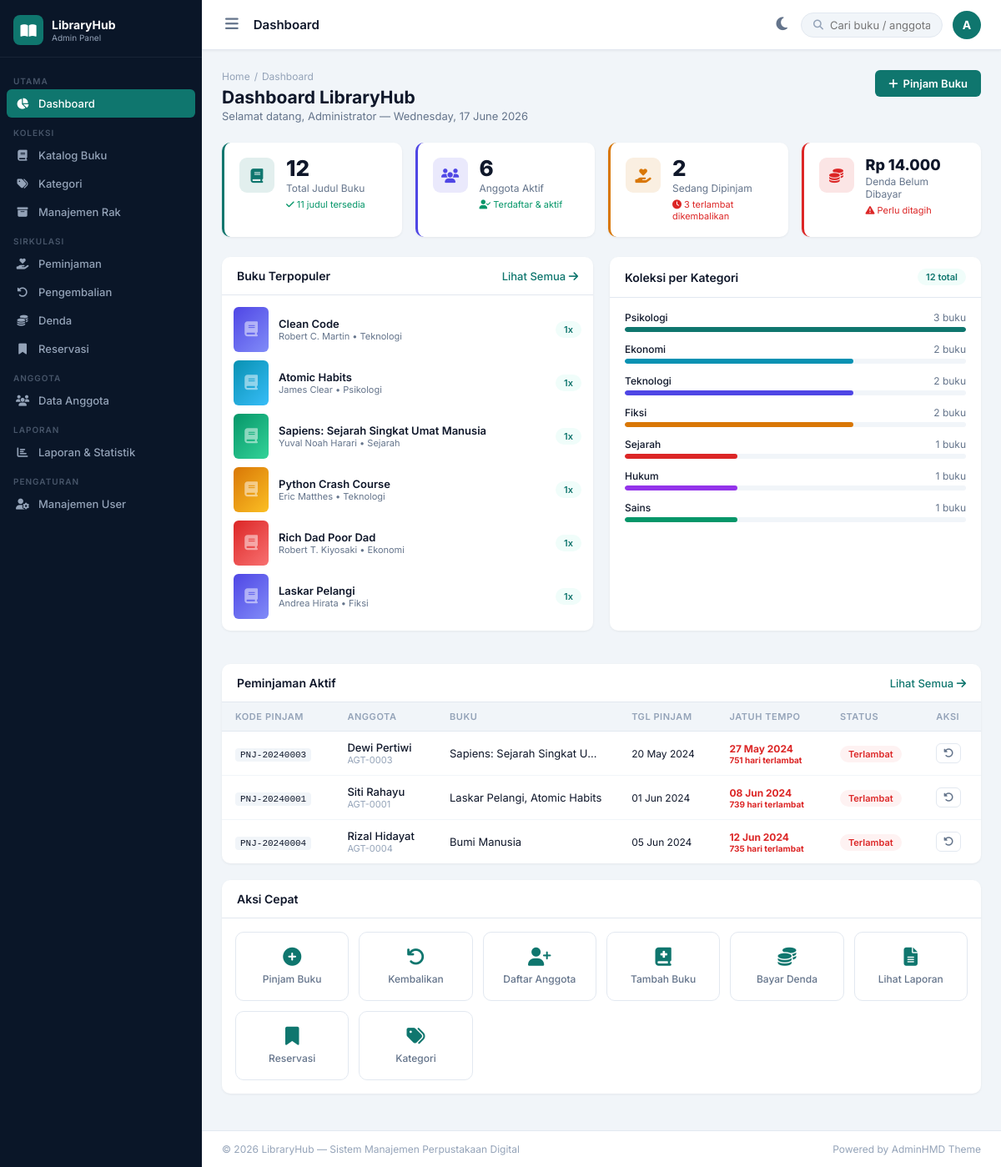
/index.php (signed in), run on the app's committed database.
### tables this page shows
CREATE TABLE peminjaman (
    id INT AUTO_INCREMENT PRIMARY KEY,
    kode_pinjam VARCHAR(20) NOT NULL UNIQUE,
    anggota_id INT NOT NULL,
    petugas_id INT,
    tgl_pinjam DATE NOT NULL,
    tgl_kembali_rencana DATE NOT NULL,
    tgl_kembali_aktual DATE,
    status ENUM('dipinjam','dikembalikan','terlambat','hilang') DEFAULT 'dipinjam',
    denda INT DEFAULT 0,
    catatan TEXT,
    created_at TIMESTAMP DEFAULT CURRENT_TIMESTAMP,
    FOREIGN KEY (anggota_id) REFERENCES anggota(id),
    FOREIGN KEY (petugas_id) REFERENCES users(id) ON DELETE SET NULL
);

CREATE TABLE anggota (
    id INT AUTO_INCREMENT PRIMARY KEY,
    no_anggota VARCHAR(20) NOT NULL UNIQUE,
    user_id INT,
    nama VARCHAR(100) NOT NULL,
    nik VARCHAR(20),
    tempat_lahir VARCHAR(50),
    tgl_lahir DATE,
    jenis_kelamin ENUM('L','P'),
    alamat TEXT,
    no_hp VARCHAR(20),
    email VARCHAR(100),
    jenis_anggota ENUM('siswa','mahasiswa','umum','guru','dosen') DEFAULT 'umum',
    instansi VARCHAR(100),
    tgl_daftar DATE DEFAULT (CURDATE()),
    tgl_aktif_sampai DATE,
    foto VARCHAR(255),
    status ENUM('aktif','nonaktif','ditangguhkan') DEFAULT 'aktif',
    created_at TIMESTAMP DEFAULT CURRENT_TIMESTAMP,
    FOREIGN KEY (user_id) REFERENCES users(id) ON DELETE SET NULL
);

### includes/auth.php (called while the page is built, shortened)
<?php
require_once __DIR__ . '/config.php';
function currentUser(): array {
    return ['id'=>$_SESSION['user_id']??null,'nama'=>$_SESSION['user_nama']??'','role'=>$_SESSION['user_role']??''];
}
function e(mixed $s): string { return htmlspecialchars((string)$s, ENT_QUOTES, 'UTF-8'); }

### includes/config.php (called while the page is built, shortened)
<?php
function rupiah(int $n): string {
    return 'Rp ' . number_format($n, 0, ',', '.');
}

### index.php (the view)
<?php
$pageTitle = 'Dashboard'; $activeMenu = 'dashboard'; $depth = '';
require_once __DIR__.'../includes/header.php';
$db = getDB();
$totalBuku      = $db->query("SELECT COUNT(*) FROM buku")->fetchColumn();
$totalAnggota   = $db->query("SELECT COUNT(*) FROM anggota WHERE status='aktif'")->fetchColumn();
$sedangDipinjam = $db->query("SELECT COUNT(*) FROM peminjaman WHERE status='dipinjam'")->fetchColumn();
$terlambat      = $db->query("SELECT COUNT(*) FROM peminjaman WHERE status='terlambat' OR (status='dipinjam' AND tgl_kembali_rencana < CURDATE())")->fetchColumn();
$dendaBelumBayar= $db->query("SELECT COALESCE(SUM(jumlah),0) FROM denda WHERE status='belum_bayar'")->fetchColumn();
$totalJudulTersedia = $db->query("SELECT COUNT(*) FROM buku WHERE jumlah_tersedia > 0")->fetchColumn();
$populer = $db->query("
  SELECT b.judul, b.pengarang, b.kode_buku, COUNT(pd.id) AS total_pinjam, k.nama AS kategori
  FROM buku b
  LEFT JOIN peminjaman_detail pd ON pd.buku_id = b.id
  LEFT JOIN kategori k ON k.id = b.kategori_id
  GROUP BY b.id ORDER BY total_pinjam DESC LIMIT 6
")->fetchAll();
$pinjamAktif = $db->query("
  SELECT p.*, a.nama AS anggota_nama, a.no_anggota,
         GROUP_CONCAT(b.judul SEPARATOR ', ') AS judul_buku
  FROM peminjaman p
  JOIN anggota a ON a.id = p.anggota_id
  JOIN peminjaman_detail pd ON pd.peminjaman_id = p.id
  JOIN buku b ON b.id = pd.buku_id
  WHERE p.status IN ('dipinjam','terlambat')
  GROUP BY p.id ORDER BY p.tgl_kembali_rencana ASC LIMIT 8
")->fetchAll();
$katStats = $db->query("
  SELECT k.nama, COUNT(b.id) AS jumlah
  FROM kategori k LEFT JOIN buku b ON b.kategori_id = k.id
  GROUP BY k.id ORDER BY jumlah DESC LIMIT 7
")->fetchAll();
$maxKat = max(array_column($katStats,'jumlah') ?: [1]);
$colors = ['#0f766e','#0891b2','#4f46e5','#d97706','#dc2626','#9333ea','#059669'];
$covers = ['c1','c2','c3','c4','c5','c1','c2'];
?>
<div class="page-header">
  <div>
    <div class="breadcrumb"><span>Home</span><span class="sep">/</span> Dashboard</div>
    <h1 class="page-title">Dashboard LibraryHub</h1>
    <p class="page-sub">Selamat datang, <?= e(currentUser()['nama']) ?> — <?= date('l, d F Y') ?></p>
  </div>
  <div class="header-actions">
    <a href="pages/peminjaman.php?aksi=tambah" class="btn btn-primary"><i class="fas fa-plus"></i> Pinjam Buku</a>
  </div>
</div>
<div class="stat-grid">
  <div class="stat-card" style="--accent:#0f766e">
    <div class="stat-icon"><i class="fas fa-book"></i></div>
    <div class="stat-body">
      <div class="stat-value"><?= $totalBuku ?></div>
      <div class="stat-label">Total Judul Buku</div>
      <div class="stat-change up"><i class="fas fa-check"></i> <?= $totalJudulTersedia ?> judul tersedia</div>
    </div>
  </div>
  <div class="stat-card" style="--accent:#4f46e5">
    <div class="stat-icon"><i class="fas fa-users"></i></div>
    <div class="stat-body">
      <div class="stat-value"><?= $totalAnggota ?></div>
      <div class="stat-label">Anggota Aktif</div>
      <div class="stat-change up"><i class="fas fa-user-check"></i> Terdaftar &amp; aktif</div>
    </div>
  </div>
  <div class="stat-card" style="--accent:#d97706">
    <div class="stat-icon"><i class="fas fa-hand-holding-heart"></i></div>
    <div class="stat-body">
      <div class="stat-value"><?= $sedangDipinjam ?></div>
      <div class="stat-label">Sedang Dipinjam</div>
      <div class="stat-change <?= $terlambat>0?'down':'up' ?>"><i class="fas fa-clock"></i> <?= $terlambat ?> terlambat dikembalikan</div>
    </div>
  </div>
  <div class="stat-card" style="--accent:#dc2626">
    <div class="stat-icon"><i class="fas fa-coins"></i></div>
    <div class="stat-body">
      <div class="stat-value" style="font-size:18px;font-weight:800"><?= rupiah((int)$dendaBelumBayar) ?></div>
      <div class="stat-label">Denda Belum Dibayar</div>
      <div class="stat-change down"><i class="fas fa-exclamation-triangle"></i> Perlu ditagih</div>
    </div>
  </div>
</div>
<div class="grid-2">
  <div class="card">
    <div class="card-header"><h3>Buku Terpopuler</h3><a href="pages/buku.php" class="btn-link">Lihat Semua <i class="fas fa-arrow-right"></i></a></div>
    <div style="padding:14px;display:flex;flex-direction:column;gap:10px">
      <?php foreach($populer as $i=>$b): ?>
      <div style="display:flex;align-items:center;gap:12px">
        <div class="book-cover <?= $covers[$i%5] ?>" style="width:42px;height:54px;border-radius:6px;font-size:18px;flex-shrink:0"><i class="fas fa-book"></i></div>
        <div style="flex:1;min-width:0">
          <div style="font-size:13px;font-weight:600;white-space:nowrap;overflow:hidden;text-overflow:ellipsis"><?= e($b['judul']) ?></div>
          <div style="font-size:11px;color:var(--text2)"><?= e($b['pengarang']) ?> &bull; <?= e($b['kategori']??'-') ?></div>
        </div>
        <span class="chip chip-teal" style="flex-shrink:0"><?= $b['total_pinjam'] ?>x</span>
      </div>
      <?php endforeach; ?>
    </div>
  </div>
  <div class="card">
    <div class="card-header"><h3>Koleksi per Kategori</h3><span class="badge-tag"><?= $totalBuku ?> total</span></div>
    <div style="padding:16px 18px">
      <?php foreach($katStats as $i=>$k): $pct=$maxKat>0?round($k['jumlah']/$maxKat*100):0; ?>
      <div style="margin-bottom:13px">
        <div style="display:flex;justify-content:space-between;font-size:12px;margin-bottom:4px">
          <span style="font-weight:500"><?= e($k['nama']) ?></span>
          <span style="color:var(--text2)"><?= $k['jumlah'] ?> buku</span>
        </div>
        <div class="prog-bar"><div class="prog-fill" style="width:<?= $pct ?>%;background:<?= $colors[$i%7] ?>"></div></div>
      </div>
      <?php endforeach; ?>
    </div>
  </div>
</div>
<div class="card">
  <div class="card-header">
    <h3>Peminjaman Aktif</h3>
    <a href="pages/peminjaman.php" class="btn-link">Lihat Semua <i class="fas fa-arrow-right"></i></a>
  </div>
  <div class="table-wrap">
    <table class="data-table">
      <thead>
        <tr><th>Kode Pinjam</th><th>Anggota</th><th>Buku</th><th>Tgl Pinjam</th><th>Jatuh Tempo</th><th>Status</th><th>Aksi</th></tr>
      </thead>
      <tbody>
        <?php foreach($pinjamAktif as $p):
          $terlambatHari = (new DateTime()) > (new DateTime($p['tgl_kembali_rencana']))
            ? (int)(new DateTime())->diff(new DateTime($p['tgl_kembali_rencana']))->days : 0;
          $isLate = strtotime($p['tgl_kembali_rencana']) < time();
        ?>
        <tr>
          <td><code><?= e($p['kode_pinjam']) ?></code></td>
          <td>
            <div style="font-weight:500"><?= e($p['anggota_nama']) ?></div>
            <div style="font-size:11px;color:var(--muted)"><?= e($p['no_anggota']) ?></div>
          </td>
          <td style="max-width:200px;white-space:nowrap;overflow:hidden;text-overflow:ellipsis"><?= e($p['judul_buku']) ?></td>
          <td style="font-size:12px"><?= date('d M Y', strtotime($p['tgl_pinjam'])) ?></td>
          <td style="font-size:12px;color:<?= $isLate?'#dc2626':'var(--text2)' ?>;font-weight:<?= $isLate?'700':'400' ?>">
            <?= date('d M Y', strtotime($p['tgl_kembali_rencana'])) ?>
            <?php if($isLate): ?><div style="font-size:10px"><?= $terlambatHari ?> hari terlambat</div><?php endif; ?>
          </td>
          <td>
            <?php if($isLate): ?>
              <span class="status-badge sb-err">Terlambat</span>
            <?php else: ?>
              <span class="status-badge sb-info">Dipinjam</span>
            <?php endif; ?>
          </td>
          <td>
            <a href="pages/pengembalian.php?pid=<?= $p['id'] ?>" class="icon-btn" title="Proses Kembali"><i class="fas fa-undo-alt"></i></a>
          </td>
        </tr>
        <?php endforeach; if(empty($pinjamAktif)): ?>
        <tr><td colspan="7" style="text-align:center;padding:30px;color:var(--muted)">Tidak ada peminjaman aktif</td></tr>
        <?php endif; ?>
      </tbody>
    </table>
  </div>
</div>
<div class="card">
  <div class="card-header"><h3>Aksi Cepat</h3></div>
  <div style="padding:16px;display:grid;grid-template-columns:repeat(auto-fill,minmax(120px,1fr));gap:12px">
    <a href="pages/peminjaman.php?aksi=tambah" class="quick-action"><i class="fas fa-plus-circle"></i><span>Pinjam Buku</span></a>
    <a href="pages/pengembalian.php" class="quick-action"><i class="fas fa-undo"></i><span>Kembalikan</span></a>
    <a href="pages/anggota.php?aksi=tambah" class="quick-action"><i class="fas fa-user-plus"></i><span>Daftar Anggota</span></a>
    <a href="pages/buku.php?aksi=tambah" class="quick-action"><i class="fas fa-book-medical"></i><span>Tambah Buku</span></a>
    <a href="pages/denda.php" class="quick-action"><i class="fas fa-coins"></i><span>Bayar Denda</span></a>
    <a href="pages/laporan.php" class="quick-action"><i class="fas fa-file-alt"></i><span>Lihat Laporan</span></a>
    <a href="pages/reservasi.php" class="quick-action"><i class="fas fa-bookmark"></i><span>Reservasi</span></a>
    <a href="pages/kategori.php" class="quick-action"><i class="fas fa-tags"></i><span>Kategori</span></a>
  </div>
</div>
<?php require_once __DIR__.'/includes/footer.php'; ?>

### includes/header.php (shortened to what this page needs)
<?php
require_once __DIR__ . '/auth.php';
$user  = currentUser();
$depth = (strpos($_SERVER['SCRIPT_NAME'], '/pages/') !== false) ? '../' : '';
?>
<!DOCTYPE html>
<html lang="id">
<head>
  <link rel="stylesheet" href="https://cdnjs.cloudflare.com/ajax/libs/font-awesome/6.5.0/css/all.min.css"/>
  <link rel="stylesheet" href="<?= $depth ?>assets/css/style.css"/>
</head>
<body>
<div class="sidebar" id="sidebar">
  <div class="sidebar-brand">
    <div class="brand-logo"><i class="fas fa-book-open"></i></div>
    <div class="brand-text">
      <span class="brand-name">LibraryHub</span>
      <span class="brand-sub"><?= ucfirst($user['role']) ?> Panel</span>
    </div>
  </div>
  <nav class="sidebar-nav">
    <div class="nav-label">UTAMA</div>
    <a href="<?= $depth ?>index.php" class="nav-item <?= ($activeMenu??'')==='dashboard'?'active':'' ?>">
      <i class="fas fa-chart-pie"></i><span>Dashboard</span>
    </a>
    <div class="nav-label">KOLEKSI</div>
    <a href="<?= $depth ?>pages/buku.php" class="nav-item <?= ($activeMenu??'')==='buku'?'active':'' ?>">
      <i class="fas fa-book"></i><span>Katalog Buku</span>
    </a>
    <a href="<?= $depth ?>pages/kategori.php" class="nav-item <?= ($activeMenu??'')==='kategori'?'active':'' ?>">
      <i class="fas fa-tags"></i><span>Kategori</span>
    </a>
    <a href="<?= $depth ?>pages/rak.php" class="nav-item <?= ($activeMenu??'')==='rak'?'active':'' ?>">
      <i class="fas fa-archive"></i><span>Manajemen Rak</span>
    </a>
    <div class="nav-label">SIRKULASI</div>
    <a href="<?= $depth ?>pages/peminjaman.php" class="nav-item <?= ($activeMenu??'')==='peminjaman'?'active':'' ?>">
      <i class="fas fa-hand-holding-heart"></i><span>Peminjaman</span>
    </a>
    <a href="<?= $depth ?>pages/pengembalian.php" class="nav-item <?= ($activeMenu??'')==='pengembalian'?'active':'' ?>">
      <i class="fas fa-undo-alt"></i><span>Pengembalian</span>
    </a>
    <a href="<?= $depth ?>pages/denda.php" class="nav-item <?= ($activeMenu??'')==='denda'?'active':'' ?>">
      <i class="fas fa-coins"></i><span>Denda</span>
    </a>
    <a href="<?= $depth ?>pages/reservasi.php" class="nav-item <?= ($activeMenu??'')==='reservasi'?'active':'' ?>">
      <i class="fas fa-bookmark"></i><span>Reservasi</span>
    </a>
    <div class="nav-label">ANGGOTA</div>
    <a href="<?= $depth ?>pages/anggota.php" class="nav-item <?= ($activeMenu??'')==='anggota'?'active':'' ?>">
      <i class="fas fa-users"></i><span>Data Anggota</span>
    </a>
    <div class="nav-label">LAPORAN</div>
    <a href="<?= $depth ?>pages/laporan.php" class="nav-item <?= ($activeMenu??'')==='laporan'?'active':'' ?>">
      <i class="fas fa-chart-bar"></i><span>Laporan &amp; Statistik</span>
    </a>
    <?php if ($user['role']==='admin'): ?>
    <div class="nav-label">PENGATURAN</div>
    <a href="<?= $depth ?>pages/users.php" class="nav-item <?= ($activeMenu??'')==='users'?'active':'' ?>">
      <i class="fas fa-user-cog"></i><span>Manajemen User</span>
    </a>
    <?php endif; ?>
  </nav>
</div>
<div class="main-wrapper">
  <header class="topbar">
    <button class="sidebar-toggle" onclick="toggleSidebar()"><i class="fas fa-bars"></i></button>
    <div class="topbar-title"><?= e($pageTitle??'Dashboard') ?></div>
    <div class="topbar-right">
      <button class="sidebar-toggle" onclick="toggleTheme()" title="Mode Gelap/Terang"><i class="fas fa-moon" id="themeToggleIcon"></i></button>
      <div class="topbar-search">
        <i class="fas fa-search"></i>
        <input type="text" placeholder="Cari buku / anggota..." onkeydown="if(event.key==='Enter'){window.location='<?= $depth ?>pages/buku.php?search='+this.value}"/>
      </div>
      <div class="user-dropdown">
        <div class="user-avatar" onclick="toggleDropdown()"><?= strtoupper(substr($user['nama'],0,1)) ?></div>
      </div>
    </div>
  </header>
  <main class="page-content">

### includes/footer.php (shortened to what this page needs)
  </main>
  <footer class="footer">
    <span>&copy; <?= date('Y') ?> LibraryHub — Sistem Manajemen Perpustakaan Digital</span>
    <span>Powered by AdminHMD Theme</span>
  </footer>
</div>
</body>
</html>

### data on the page
peminjaman: kode_pinjam "PNJ-20240003", anggota.nama "Dewi Pertiwi", anggota.no_anggota "AGT-0003", judul_buku "Sapiens: Sejarah Singkat U…", tgl_pinjam "20 May 2024", tgl_kembali_rencana "27 May 2024", shows "Terlambat"
peminjaman: kode_pinjam "PNJ-20240001", anggota.nama "Siti Rahayu", anggota.no_anggota "AGT-0001", judul_buku "Laskar Pelangi, Atomic Habits", tgl_pinjam "01 Jun 2024", tgl_kembali_rencana "08 Jun 2024", shows "Terlambat"
peminjaman: kode_pinjam "PNJ-20240004", anggota.nama "Rizal Hidayat", anggota.no_anggota "AGT-0004", judul_buku "Bumi Manusia", tgl_pinjam "05 Jun 2024", tgl_kembali_rencana "12 Jun 2024", shows "Terlambat"

### other printed values
$user['role'] "Admin"
$pageTitle "Dashboard"
substr($user['nama'],0,1) "A"
currentUser()['nama'] "Administrator"
$totalBuku "12"
$totalJudulTersedia "11"
$totalAnggota "6"
$sedangDipinjam "2"
$terlambat "3"
rupiah((int)$dendaBelumBayar) "Rp 14.000"
$b['judul'] "Clean Code"
$b['pengarang'] "Robert C. Martin"
$b['kategori'] "Teknologi"
$b['total_pinjam'] "1"
$b['judul'] "Atomic Habits"
